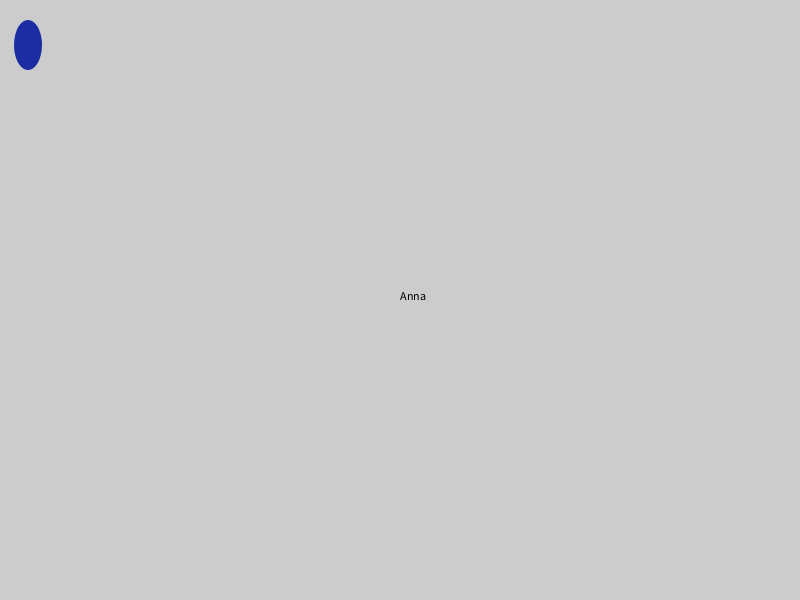
Frame 1 (no input)
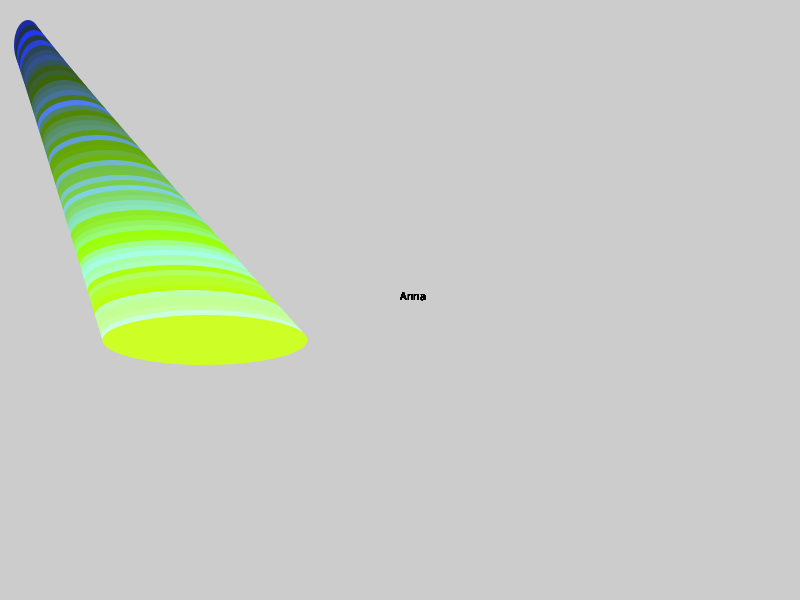
Frame 60 (the mouse pressed at the canvas centre just before this capture)
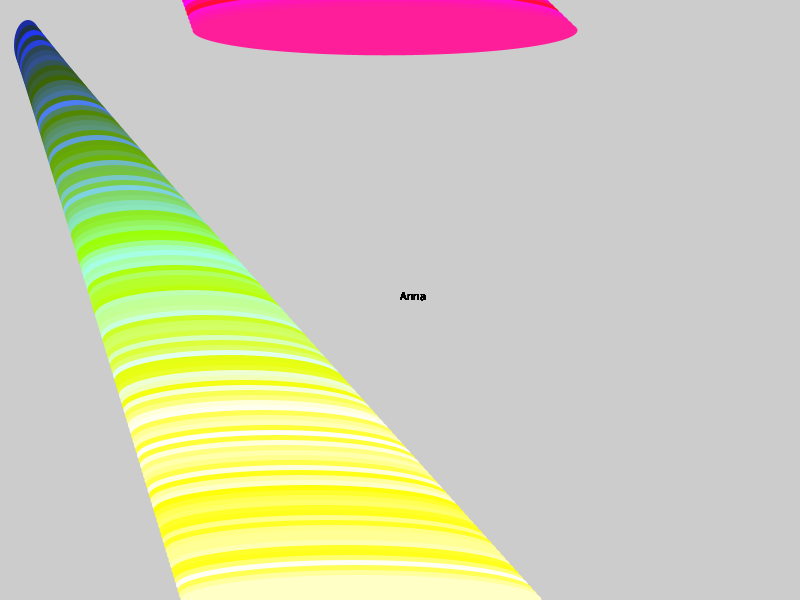
Frame 120 (the mouse held since frame 60 and released just before this capture)

The Processing sketch that drew these frames (run headless with seeded random() and noise(); from frame 60 on, the mouse is pressed at the canvas centre):

// Processing sketch: sketch_141106c
// ── sketch_141106c.pde
// Variable types

// int -> numbers -32343 ... 0  ... 32213
// float -> floating point numer 0.5, -34.224543 ...

// bool -> true or false (mousePressed)

// char -> character 'a', 'b', 'c' ... '§', ...
// String -> "Anna", sentences ...

float xPos = 25;
float yPos = 40;

float xSpeed = 3.0;
float ySpeed = 5.0;

String name = "Anna";

void setup() {
  size(800, 600);
  println(name);

  // just availabel in setup{}
  String greeting = "Hello " + name;
  println(greeting);
}

void draw() {
  //background(255);
  xPos = (xPos + xSpeed);
  yPos = (yPos + ySpeed);

  // println(xPos);

  // startposition xPos reset, new xSpeed
  if (xPos > width) {
    // just availabe inside of the if{}
    String stupidVariable = "nonsense";
    xPos = 0;
    xSpeed = random(1, 20);
  }

  // startposition yPos reset, new ySpeed
  if (yPos > height) {
    yPos = 0;
    ySpeed = random(1, 20);
  }
  noStroke();
  fill(xPos, yPos, random(255));
  ellipse(xPos, yPos, xPos, 50);


  fill(0);
  text(name, width/2, height/2);
}
